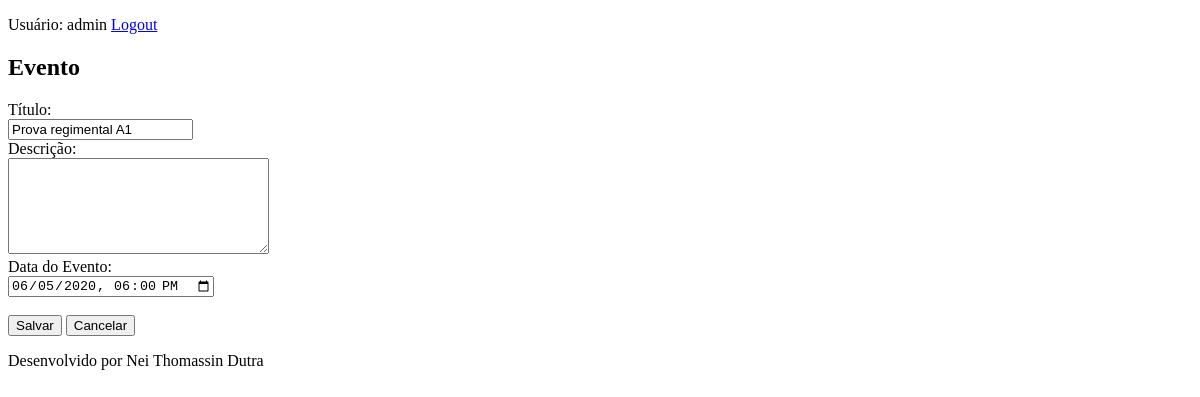
The app's page /agenda/evento/?id=1 (signed in), older data.
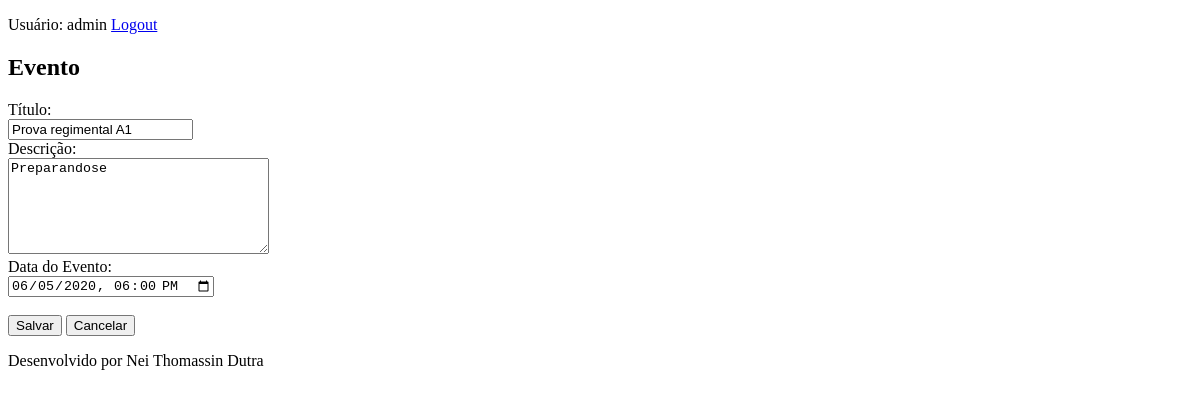
The same page, newer data.
### krnl/models.py (models this page shows, shortened)
class Evento(models.Model):
    titulo = models.CharField(max_length=100)
    descricao = models.TextField(blank=True, null=True)
    data_evento = models.DateTimeField(verbose_name='Data do Evento')
    data_criacao = models.DateTimeField(auto_now=True)
    usuario = models.ForeignKey(User, on_delete=models.CASCADE)
    class Meta:
        db_table = 'evento'
    def get_data_input_evento(self):
        return self.data_evento.strftime('%Y-%m-%dT%H:%M')

### krnl/views.py (the view)
# urls.py: path('agenda/evento/', views.evento),
@login_required(login_url='/login/')
def evento(request):
    id_evento = request.GET.get('id')
    dados = {}
    if id_evento:
        dados['evento'] = Evento.objects.get(id=id_evento)
    return render(request, 'evento.html', dados)

### templates/evento.html (shortened to what this page needs)
{% extends 'model_page.html' %}
{% block content %}
<h2>Evento</h2>
<form action="submit" method="POST">{% csrf_token %}
    <label for="titulo">Título:</label>
    <br>
    <input name="titulo" type="text" value="{{ evento.titulo }}">
    <br>
    <label for="descricao">Descrição:</label>
    <br>
    <textarea name="descricao" cols="30" rows="6">{{ evento.descricao }}</textarea>
    <br>
    <label for="data_evento">Data do Evento:</label>
    <br>
    <input name="data_evento" type="datetime-local" value="{{ evento.get_data_input_evento }}">
    <br>
    <br>
    <button type="submit">Salvar</button>
    <a href="/">
        <button name="cancelar" type="button">Cancelar</button>
    </a>
</form>
{% endblock %}

Row changes from the older to the newer data that the page shows:
changed Evento "Prova regimental A1": descricao (not shown) → "Preparandose"
